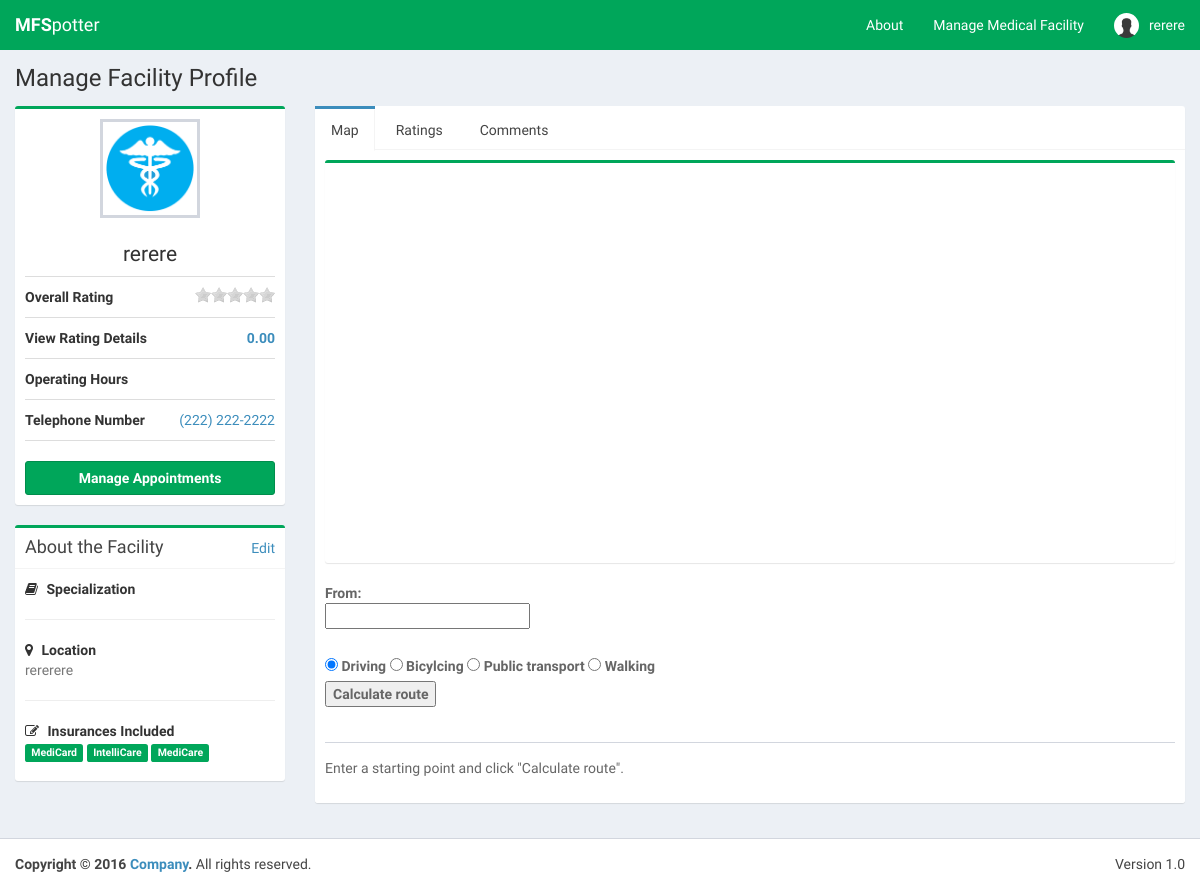
Screenshot of /staff_facilityProfile.php?id=16 (signed in) with the database file from the repository.
### tables this page shows
CREATE TABLE IF NOT EXISTS `facility` (
  `facilityID` int(4) NOT NULL AUTO_INCREMENT,
  `facilityName` varchar(50) NOT NULL,
  `telephoneNumber` text NOT NULL,
  `longhitude` double DEFAULT NULL,
  `latitude` double DEFAULT NULL,
  `address` varchar(40) NOT NULL,
  `facilityPicture` varchar(30) NOT NULL,
  PRIMARY KEY (`facilityID`)
);

### config.php (called while the page is built, shortened)
<?php
$dbname="mfspotter";
?>

### staff_facilityProfile.php (the view, shortened to what this page needs)
<?php
  $facility_id = $_GET["id"];
  include('config.php');
  $insurance_name = array();
  $query = "SELECT * FROM `facility` WHERE facilityID = " . $facility_id . " ";
  $result = mysqli_query($connect, $query);
  if(mysqli_num_rows($result) > 0)
  {
    while($row = mysqli_fetch_array($result))
    {
      $facility_name = $row['facilityName'];
      $facility_tel = $row['telephoneNumber'];
      $facility_address = $row['address'];
      $facility_picture = $row['facilityPicture'];
    }
  }
  $query3 = "SELECT * FROM insurances WHERE insurancesID IN ( SELECT insurancesID FROM insurancescovered WHERE facilityID = " . $facility_id . " )";
  $result3 = mysqli_query($connect, $query3);
  if(mysqli_num_rows($result3) > 0)
  {
    while($row3 = mysqli_fetch_array($result3))
    {
      $insurance_name[] = $row3['insuranceName'];
    }
  }
function getOverallVotePerID($id){
  include('config.php');
  $query = "SELECT AVG(rating) as overall, (SELECT AVG(rating) as last FROM rating WHERE dateRated <= DATE_SUB(NOW(),INTERVAL 1 YEAR) AND rating.facilityID = ".$id.")/2 as oneYearBefore
  FROM rating, facility
  WHERE rating.facilityID = facility.facilityID AND facility.facilityID = ".$id."
            AND dateRated >= DATE_SUB(NOW(),INTERVAL 1 YEAR)
            GROUP BY facility.facilityID";
  $result = mysqli_query($connect, $query);
  if(mysqli_num_rows($result) > 0)
  {
    while($row = mysqli_fetch_array($result))
    {
      if($row['oneYearBefore'] == null)
      {
        return number_format($row['overall'],2);
      }
      else
      {
        return number_format(($row['overall'] + $row['oneYearBefore'])/2 ,2);
      }
    }
  }
  else
  {
    return 0;
  }
}
?>
<!DOCTYPE html>
<html>
<head>
  <link rel="stylesheet" href="bootstrap/css/bootstrap.min.css">
  <link rel="stylesheet" href="https://cdnjs.cloudflare.com/ajax/libs/font-awesome/4.5.0/css/font-awesome.min.css">
  <link rel="stylesheet" href="https://cdnjs.cloudflare.com/ajax/libs/ionicons/2.0.1/css/ionicons.min.css">
  <link rel="stylesheet" href="plugins/iCheck/all.css">
  <link rel="stylesheet" href="plugins/timepicker/bootstrap-timepicker.min.css">
  <link rel="stylesheet" href="plugins/select2/select2.min.css">
  <link rel="stylesheet" href="dist/css/AdminLTE.min.css">
  <link rel="stylesheet" href="dist/css/skins/_all-skins.min.css">
  <link rel="stylesheet" href="plugins/rateit-scripts/rateit.css">
  <link rel="stylesheet" href="http://maxcdn.bootstrapcdn.com/font-awesome/latest/css/font-awesome.min.css">
  <link rel="stylesheet" href="dist/themes/fontawesome-stars.css">
  <link rel="stylesheet" href="dist/themes/fontawesome-stars-o.css">
</head>
<body class="hold-transition skin-green layout-top-nav" onload="load()">
<div class="wrapper">
   <header class="main-header">
    <nav class="navbar navbar-static-top">
      <div class="navbar-header">
        <a href="/mfspotter/Landing.php" class="navbar-brand"><b>MFS</b>potter</a>
      </div>
        <div class="navbar-custom-menu">
          <ul class="nav navbar-nav">
            <li><a href="#">About</a></li>
          <?php
            include("config.php");
            include("header.php");
          ?>
          </li>
        </ul>
      </div>
    </nav>
  </header>
  <div class="content-wrapper">
      <section class="content-header">
        <h1>
          Manage Facility Profile
        </h1>
      </section>
      <section class="content">
        <div class="row">
        <div class="col-md-3">
          <div class="box box-primary box-success">
            <div class="box-body box-profile">
              <img class="profile-user-img img-responsive" src="/mfspotter/dist/img/facilitypic/<?php echo $facility_picture ?>.jpg" alt="User profile picture">
              <h3 class="profile-username text-center"><?php echo $facility_name ?></h3>
              <ul class="list-group list-group-unbordered">
                <li class="list-group-item">
                  <b>Overall Rating</b>
                      <a class="pull-right">
                        <div class="rateit" data-rateit-value="<?php echo getOverallVotePerID($facility_id)?>"  data-rateit-ispreset="true" data-rateit-readonly="true">
                        </div>
                      </a>
                </li>
                <li class="list-group-item">
                  <b>View Rating Details</b>
                      <a class="pull-right">
                       <b><a data-toggle="modal" href="#ratingDetailsModal" class="pull-right"><?php echo number_format(getOverallVotePerID($facility_id),2)?></a></b>
                      </a>
                </li>
                <li class="list-group-item">
                  <b>Operating Hours</b>
                </li>
                <li class="list-group-item">
                  <b>Telephone Number</b> <a class="pull-right"><?php echo $facility_tel ?></a>
                </li>
              </ul>
               <a href="appointment.php?id=<?php echo $facility_id ?>" class="btn btn-success btn-block"><b>Manage Appointments</b></a>
            </div>
          </div>
          <div class="box box-primary box-success">
            <div class="box-header with-border">
              <h3 class="box-title">About the Facility</h3>
              <div class="pull-right hidden-xs">
                <a href="editFacilityProfile.php?id=<?php echo $facility_id ?>">Edit</a>
              </div>
            </div>
            <div class="box-body">
              <strong><i class="fa fa-book margin-r-5"></i> Specialization</strong>
              <hr>
              <strong><i class="fa fa-map-marker margin-r-5"></i> Location</strong>
              <p class="text-muted"><?php echo $facility_address ?></p>
              <hr>
              <strong><i class="fa fa-edit margin-r-5"></i> Insurances Included</strong>
              <p>
                <?php
                  foreach($insurance_name as $i)
                  {
                    echo '<span class="label label-success">'. $i .'</span> ';
                  }
                ?>
              </p>
            </div>
          </div>
        </div>
                  <?php
                    include ("config.php");
                  ?>
        <div class="col-md-9">
          <div class="nav-tabs-custom">
            <ul class="nav nav-tabs">
              <li class="active"><a href="#ltab_1" data-toggle="tab">Map</a></li>
              <li><a href="#ltab_2" data-toggle="tab">Ratings</a></li>
              <li><a href="#ltab_3" data-toggle="tab">Comments</a></li>
            </ul>
            <div class="tab-content">
              <div class="tab-pane active" id="ltab_1">
                <div class="box box-primary box-success">
                  <div id="viewfaci_map" style="position: relative; width:100%; height:400px"></div>
                </div>
                <div class="post">
                  <div class="user-block">
                      <label>
                        From: <br />
                        <input type="text" id="routeStart">
                              <br><a href="#" class="autoLink" style="display: none;">Use current location: <span>not found</span></a>
                      </label>
                        <br>
                        <label>
                        <br>
                      <label><input type="radio" name="travelMode" value="DRIVING" checked /> Driving</label>
                      <label><input type="radio" name="travelMode" value="BICYCLING" /> Bicylcing</label>
                      <label><input type="radio" name="travelMode" value="TRANSIT" /> Public transport</label>
                      <label><input type="radio" name="travelMode" value="WALKING" /> Walking</label>
                      <br><input type="submit" value="Calculate route" onclick="calcRoute();return false">
                  </div>
                </div>
                <div class="post">
                  <div class="user-block">
                    <div id="directionsPanel">
                      Enter a starting point and click "Calculate route".
                    </div>
                  </div>
                </div>
              </div>
              </div>
            </div>
          </div>
        </div>
        </div>
  </div>
  <footer class="main-footer">
    <div class="pull-right hidden-xs">
      Version 1.0
    </div>
    <strong>Copyright &copy; 2016 <a href="#">Company</a>.</strong> All rights reserved.
  </footer>
</body>
</html>

### rows the page displays
facility: facilityPicture (placeholder picture), facilityName "rerere", telephoneNumber "(222) 222-2222", address "rererere"

### other values shown
$_SESSION["firstname"] "rerere"
getOverallVotePerID($facility_id) "0.00"
$i "MediCard"
$i "IntelliCare"
$i "MediCare"
